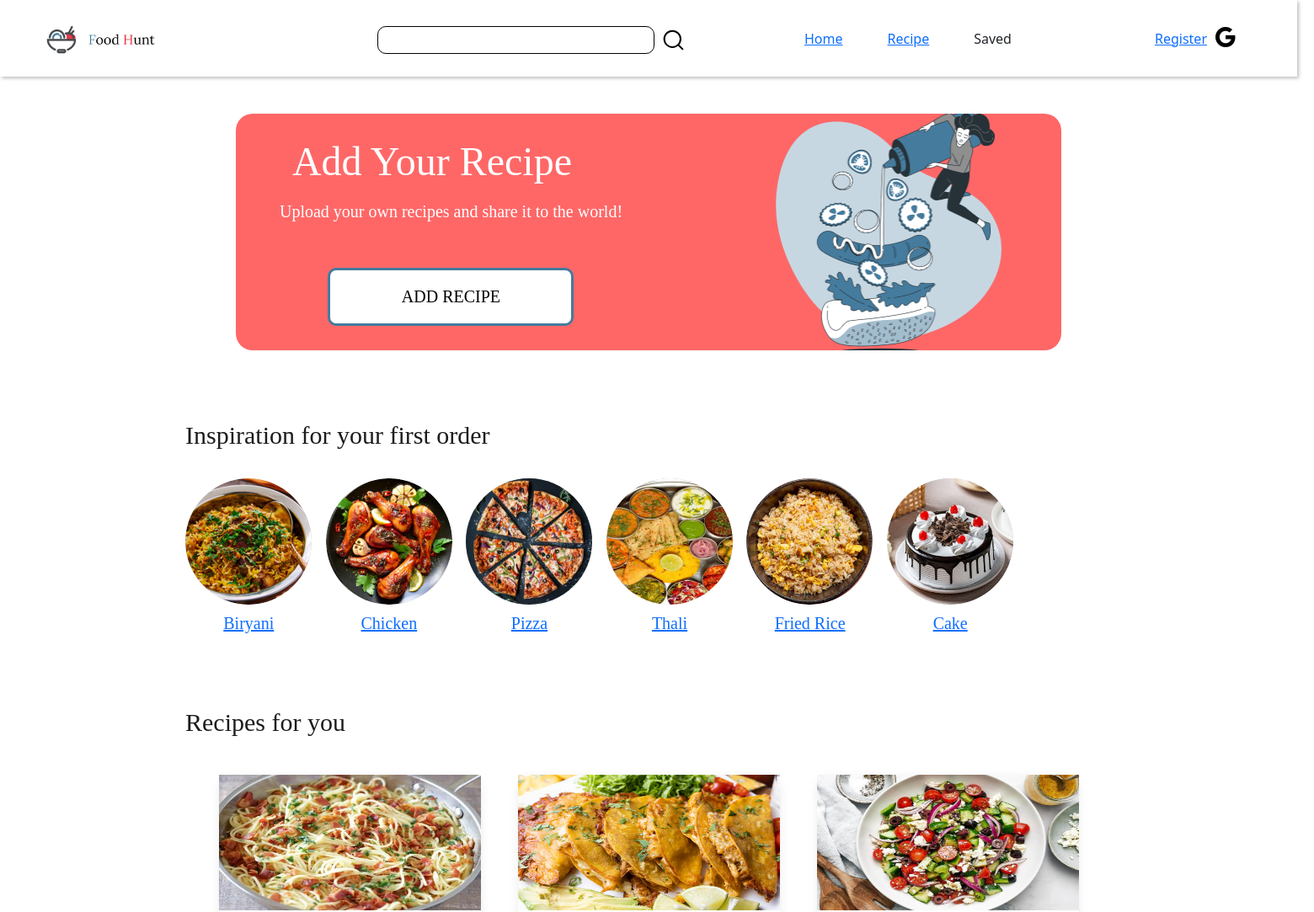
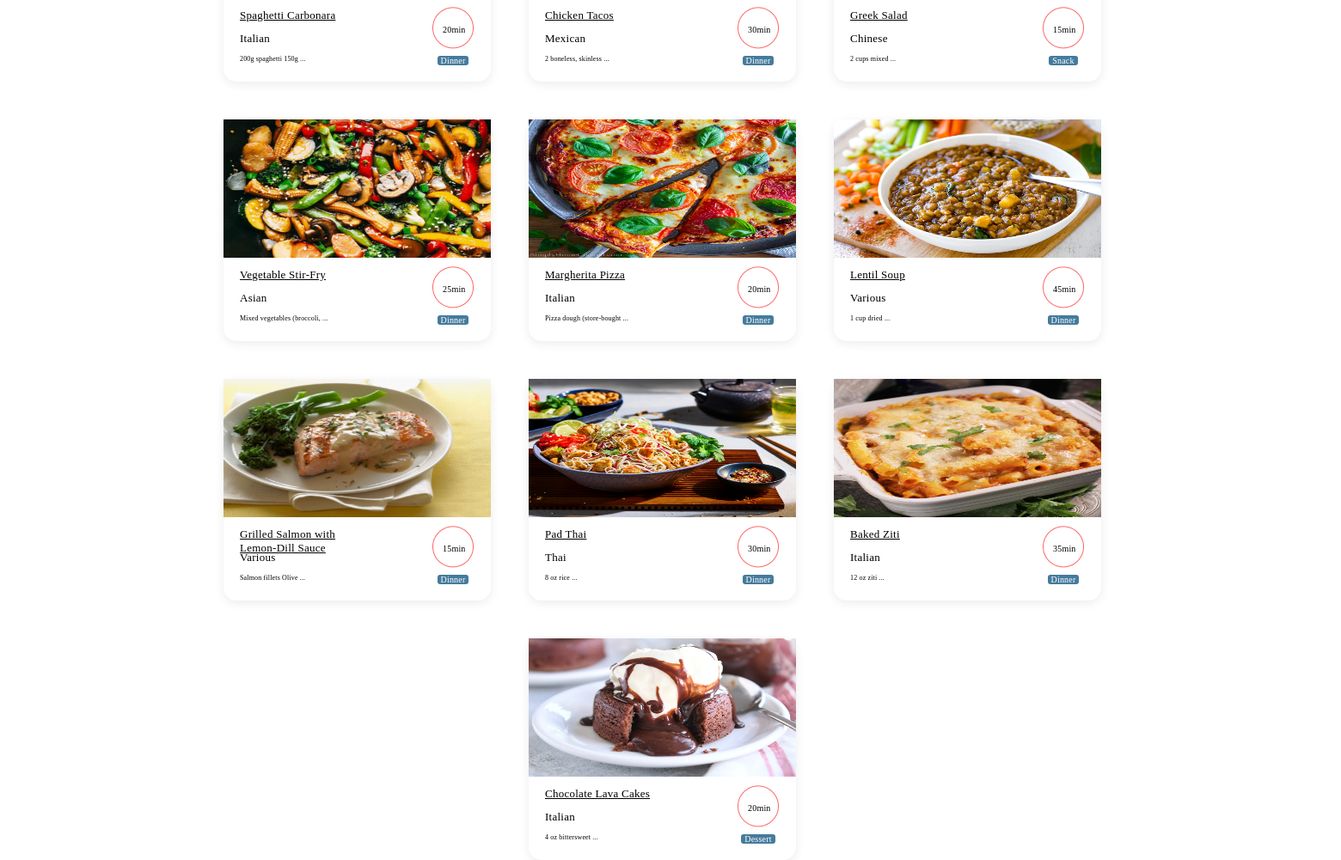
The page / on the database its author committed (2 pictures, top to bottom).
### ZoomApp/models.py (models this page shows, shortened)
class Recipe(models.Model):
    MEAL_TYPES = [
        ('Breakfast', 'Breakfast'),
        ('Lunch', 'Lunch'),
        ('Dinner', 'Dinner'),
        ('Snack', 'Snack'),
        ('Dessert', 'Dessert'),
    ]
    CUISINE_CHOICES = [
        ('Italian', 'Italian'),
        ('Indian', 'Indian'),
        ('Chinese', 'Chinese'),
        ('Mexican', 'Mexican'),
    ]
    title = models.CharField(max_length=200)
    description = models.TextField()
    ingredients = models.JSONField(blank=True, null=True)
    steps = models.JSONField(blank=True, null=True)
    image = models.ImageField(upload_to="recipe_image/", null=True, blank=True)
    author = models.ForeignKey(User, on_delete=models.CASCADE)
    meal_type = models.CharField(max_length=20, choices=MEAL_TYPES, default='Breakfast')
    cooking_time = models.PositiveIntegerField(default=0)  # In minutes
    cuisines = models.CharField(max_length=20, choices=CUISINE_CHOICES, default="Indian")

### ZoomApp/views.py (the view)
# urls.py: 2. Add a URL to urlpatterns:  path('', views.home, name='home')
def home(request):
    recipes = Recipe.objects.all()
    return render(request, 'home.html', {'recipes':recipes})

### ZoomApp/templatetags/custom_filters.py (called while the page is built)
@register.filter
def first_three_words(text):
    words = text.split()
    return ' '.join(words[:3]) + " ..."

### ZoomApp/templates/home.html (shortened to what this page needs)
{% load static %}
<!DOCTYPE html>
<html lang="en">
<head>
    {% load custom_filters %}
    <link rel="stylesheet" href="{% static 'home.css' %}">
    <link href="https://cdn.jsdelivr.net/npm/bootstrap@5.3.1/dist/css/bootstrap.min.css" rel="stylesheet">
</head>
<body>
    <div class="home">
        {% include 'search.html' %}
        <div class="recipe_outer_frame">
            <div class="add_recipe_frame_card_text">
                <div class="add_recipe_frame_card_detail_text_title">
                    <p class="add_recipe_frame_card_detail_text_title_name">
                        <a style="margin-right: 15px;">{{ user.username }}</a>Add Your Recipe</p>
                    <p class="add_recipe_frame_card_detail_text_title_detail">Upload your own recipes and share it to the world!</p>
                </div>
                <div class="add_recipe_frame_card_detail_text_button" data-bs-toggle="modal" data-bs-target="#staticBackdrop">
                    <div class="add_recipe_frame_card_detail_text_button_class">Add Recipe</div>
                </div>
                </div>
            </div>
            <div class="add_recipe_frame_card_img">
                <img src="../static/media/Deconstructed food-bro 1.png" width="306px" height="281px" alt="Add recipe image" />
            </div>
        </div>
        <div class="custom_recipe_section">
            <div class="custom_inspiration_section">
                <div class="custom_flex_container_inspiration">
                    <div class="custom_inspiration_text">Inspiration for your first order</div>
                    <div class="custom_inspiration_image_container">
                        <div class="custom_image_flex_container">
                            <div class="custom_image_box_container">
                                <div class="custom_image_margin_space">
                                    <div class="custom_image_name_section">
                                        <div class="custom_recipe_image_name">
                                            <img class="custom_recipe_image_name_src" src="../../media/recipe_image/Biryani.png.png" alt="Favorite Image" />
                                        </div>
                                        <div class="custom_recipe_name">
                                            <a href=#>Biryani</a>
                                        </div>
                                    </div>
                                    <div class="custom_image_name_section">
                                        <div class="custom_recipe_image_name">
                                            <img class="custom_recipe_image_name_src" src="../../media/recipe_image/Chicken.png.png" alt="Favorite Image" />
                                        </div>
                                        <div class="custom_recipe_name">
                                            <a href="#">Chicken</a>
                                        </div>
                                    </div>
                                    <div class="custom_image_name_section">
                                        <div class="custom_recipe_image_name">
                                            <img class="custom_recipe_image_name_src" src="../../media/recipe_image/Pizza.png" alt="Favorite Image" />
                                        </div>
                                        <div class="custom_recipe_name">
                                            <a href="#">Pizza</a>
                                        </div>
                                    </div>
                                    <div class="custom_image_name_section">
                                        <div class="custom_recipe_image_name">
                                            <img class="custom_recipe_image_name_src" src="../../media/recipe_image/Thali.png.png" alt="Favorite Image" />
                                        </div>
                                        <div class="custom_recipe_name">
                                            <a href="#">Thali</a>
                                        </div>
                                    </div>
                                    <div class="custom_image_name_section">
                                        <div class="custom_recipe_image_name">
                                            <img class="custom_recipe_image_name_src" src="../../media/recipe_image/Fried_Rice.png.png" alt="Favorite Image" />
                                        </div>
                                        <div class="custom_recipe_name">
                                            <a href="#">Fried Rice</a>
                                        </div>
                                    </div>
                                    <div class="custom_image_name_section">
                                        <div class="custom_recipe_image_name">
                                            <img class="custom_recipe_image_name_src" src="../../media/recipe_image/Cake.png.png" alt="Favorite Image" />
                                        </div>
                                        <div class="custom_recipe_name">
                                            <a href="#">Cake</a>
                                        </div>
                                    </div>
                                </div>
                            </div>
                        </div>
                    </div>
                </div>
            </div>
        </div>
        <div class="recipes_foryou_heading">Recipes for you</div>
        <div class="frame4">
            {% for recipe in recipes %}
            <div class="frame4_card" onclick="redirectToRecipeDetail({{ recipe.id|safe }})">
                <div class="frame4_card_imagebox">
                    <div class="frame4_card_imagebox_img"><img src="../../media/{{ recipe.image }}" width="311px" height="161px" /></div>
                </div>
                <div class="frame4_card_textbox">
                    <div class="frame4_card_textbox_details">
                        <a class="frame4_card_textbox_details_1">{{ recipe.title }}</a>
                        <span class="frame4_card_textbox_details_2">{{ recipe.cuisines }}</span>
                        <span class="frame4_card_textbox_details_3">{{ recipe.ingredients|first_three_words }}</span>
                    </div>
                    <div class="frame4_circle">
                        <div class="frame4_mealcircle">
                            <img src="../static/media/Ellipse 1.png" />
                            <div class="frame4_mealtime"><span class="meal_time_text">{{ recipe.cooking_time }}min</span></div>
                        </div>
                        <div class="frame4_mealtype">
                            <span class="frame4_mealtype_text">{{ recipe.meal_type }}</span>
                        </div>
                    </div>
                </div>
            </div>
            {% endfor %}
        </div>
</body>
</html>

### rows shown on the page
Recipe: image (picture), title "Spaghetti Carbonara", cuisines "Italian", ingredients|first_three_words "200g spaghetti 150g ...", cooking_time "20", meal_type "Dinner"
Recipe: image (picture), title "Chicken Tacos", cuisines "Mexican", ingredients|first_three_words "2 boneless, skinless ...", cooking_time "30", meal_type "Dinner"
Recipe: image (picture), title "Greek Salad", cuisines "Chinese", ingredients|first_three_words "2 cups mixed ...", cooking_time "15", meal_type "Snack"
Recipe: image (picture), title "Vegetable Stir-Fry", cuisines "Asian", ingredients|first_three_words "Mixed vegetables (broccoli, ...", cooking_time "25", meal_type "Dinner"
Recipe: image (picture), title "Margherita Pizza", cuisines "Italian", ingredients|first_three_words "Pizza dough (store-bought ...", cooking_time "20", meal_type "Dinner"
Recipe: image (picture), title "Lentil Soup", cuisines "Various", ingredients|first_three_words "1 cup dried ...", cooking_time "45", meal_type "Dinner"
Recipe: image (picture), title "Grilled Salmon with Lemon-Dill Sauce", cuisines "Various", ingredients|first_three_words "Salmon fillets Olive ...", cooking_time "15", meal_type "Dinner"
Recipe: image (picture), title "Pad Thai", cuisines "Thai", ingredients|first_three_words "8 oz rice ...", cooking_time "30", meal_type "Dinner"
Recipe: image (picture), title "Baked Ziti", cuisines "Italian", ingredients|first_three_words "12 oz ziti ...", cooking_time "35", meal_type "Dinner"
Recipe: image (picture), title "Chocolate Lava Cakes", cuisines "Italian", ingredients|first_three_words "4 oz bittersweet ...", cooking_time "20", meal_type "Dessert"
